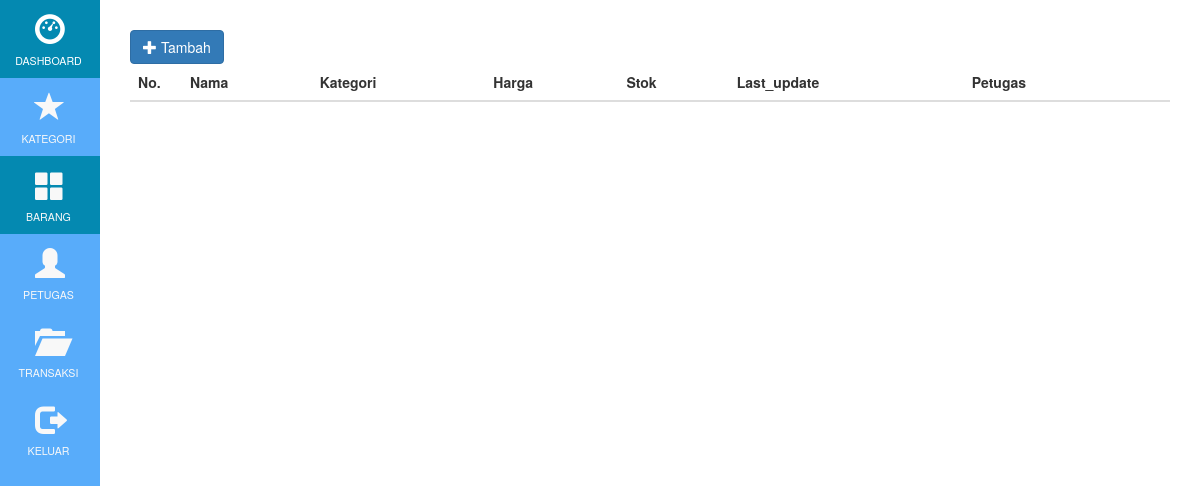
Before: /index.php/admin/barang with the older database file.
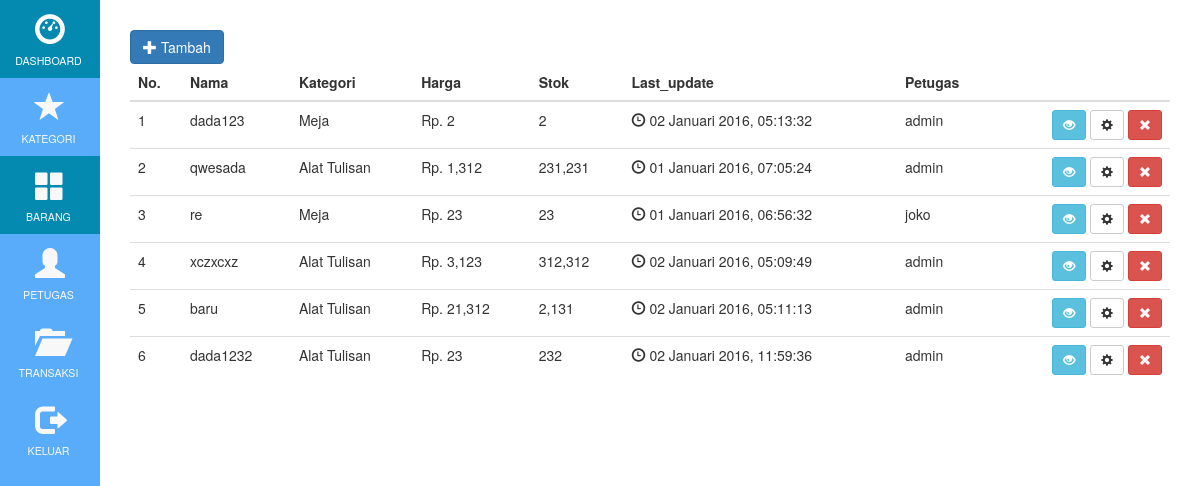
After: the same page with the newer database file.
### tables this page shows
CREATE TABLE IF NOT EXISTS `barang` (
  `idbarang` int(11) NOT NULL,
  `nama` varchar(100) NOT NULL,
  `deskripsi` longtext NOT NULL,
  `idkategori` int(11) NOT NULL,
  `harga` bigint(20) NOT NULL,
  `stock` int(11) NOT NULL,
  `foto` varchar(50) NOT NULL,
  `last_update` timestamp NOT NULL DEFAULT CURRENT_TIMESTAMP ON UPDATE CURRENT_TIMESTAMP,
  `idpetugas` int(11) NOT NULL
);

CREATE TABLE IF NOT EXISTS `kategori` (
  `idkategori` int(11) NOT NULL,
  `nama` varchar(100) NOT NULL
);

CREATE TABLE IF NOT EXISTS `petugas` (
  `idpetugas` int(11) NOT NULL,
  `nama` varchar(100) NOT NULL,
  `email` varchar(100) NOT NULL,
  `password` varchar(60) NOT NULL,
  `kategori` char(1) NOT NULL
);

### application/controllers/admin/Barang.php (called while the page is built, shortened)
<?php
class Barang extends MY_Controller{
	public function __construct(){
		$this->load->helper('url');
		$this->load->helper('form');
		$this->load->model('Crud');
	}
	public function index(){
		$data['tab3'] = true;
		$data['row'] = $this->Crud->read('kategori', null,null,null);
		$data['query'] = $this->Crud->readBarang('barang', null, 'idbarang', 'DESC');
		$this->load->view('admin/barang_halaman', $data);
	}
}

### index.php (called while the page is built, shortened)
<?php
require_once BASEPATH.'core/CodeIgniter.php';

### application/models/Crud.php (called while the page is built, shortened)
<?php
class Crud extends CI_Model{
	function readBarang($table, $cond, $ordField, $ordType){
		$this->db->select('kategori.nama AS namak, barang.nama AS namab, petugas.nama AS namap, barang.idkategori, barang.harga, barang.stock, barang.last_update, barang.idbarang');
		$this->db->from($table);
		$this->db->join('petugas', $table.'.idpetugas = petugas.idpetugas');
		$this->db->join('kategori', $table.'.idkategori = kategori.idkategori');
		$query = $this->db->get();
		return $query;
	}
}

### application/views/admin/barang_halaman.php (the view, shortened to what this page needs)
<!DOCTYPE html>
<html>
	<head>
		<link href="<?php echo base_url('assets/bootstrap/css/bootstrap.min.css'); ?>" rel="stylesheet">
		<link href="<?php echo base_url('assets/css/style.css'); ?>" rel="stylesheet">
	</head>
	<body>
		<div class="wrapper-t">
			<div class="left-nav-t">
				<?php $this->load->view('layouts/left_nav'); ?>
			</div>
			<div class="right-content-t pad-t">
				<div class="row">
					<div class="col-sm-4">
						<button type="button" data-toggle="modal" data-target="#addModal" class="btn btn-primary"><span class="glyphicon glyphicon-plus"></span> Tambah</button>
					</div>
				</div>
				<div class="row">
					<div class="col-sm-12">
						<table class="table table-hover">
							<thead>
								<tr>
									<th style="width:5%;">No.</th>
									<th>Nama</th>
									<th>Kategori</th>
									<th>Harga</th>
									<th>Stok</th>
									<th>Last_update</th>
									<th>Petugas</th>
									<th></th>
								</tr>
							</thead>
							<tbody>
								<?php $no=1;foreach ($query->result() as $result){?>
								<tr>
									<td><?php echo $no;?></td>
									<td><?php echo htmlspecialchars($result->namab);?></td>
									<td><?php echo $result->namak;?></td>
									<td>Rp. <?php echo number_format($result->harga);?></td>
									<td><?php echo number_format($result->stock);?></td>
									<td><span class="glyphicon glyphicon-time"></span> <?php echo tgl(date("Y-m-d", strtotime($result->last_update))).", ".date("H:i:s", strtotime($result->last_update));?></td>
									<td><?php echo $result->namap;?></td>
									<td align="right">
										<a href="#"><button type="button" data-toggle="modal" data-target="#infoModal" id="<?php echo $result->idbarang; ?>" class="info btn btn-sm btn-info"><span class="glyphicon glyphicon-eye-open"></span></button></a>
										<a href="#"><button type="button" data-toggle="modal" data-target="#editModal" id="<?php echo $result->idbarang; ?>" class="edit btn btn-sm btn-default"><span class="glyphicon glyphicon-cog"></span></button></a>
										<a href="<?php echo site_url('admin/barang/delete/'.$result->idbarang.''); ?>" onclick="return confirm('Hapus <?php echo $result->namab ?>?')"><button type="button" class="btn btn-sm btn-danger"><span class="glyphicon glyphicon-remove"></span></button></a>
									</td>
								</tr>
								<?php $no++; } ?>
							</tbody>
						</table>
					</div>
				</div>
			</div>
		</div>
	</body>
</html>
<?php
function tgl($date){
  list($year, $month, $day) = explode('-', $date);
  switch ($month) {
        case "1" : $month="Januari";break;
    }
    return $day." ".$month." ".$year;
}
?>

### application/views/layouts/left_nav.php
<ul class="sidebar-t" align="center">
	<li <?php if(isset($tab1)) echo 'class="active"'; ?>><a href="<?php echo site_url('admin/dashboard'); ?>"><span class="glyphicon glyphicon-dashboard"></span>
		<div class="nav-text-t">DASHBOARD</div></a></li>
	<li <?php if(isset($tab2)) echo 'class="active"'; ?>><a href="<?php echo site_url('admin/kategori'); ?>"><span class="glyphicon glyphicon-star"></span>
		<div class="nav-text-t">KATEGORI</div></a></li>
	<li <?php if(isset($tab3)) echo 'class="active"'; ?>><a href="<?php echo site_url('admin/barang'); ?>"><span class="glyphicon glyphicon-th-large"></span>
		<div class="nav-text-t">BARANG</div></a></li>
	<li <?php if(isset($tab4)) echo 'class="active"'; ?>><a href="<?php echo site_url('admin/kasir'); ?>"><span class="glyphicon glyphicon-user"></span>
		<div class="nav-text-t">PETUGAS</div></a></li>
	<li <?php if(isset($tab5)) echo 'class="active"'; ?>><a href="<?php echo site_url('admin/transaksi'); ?>"><span class="glyphicon glyphicon-folder-open"></span>
		<div class="nav-text-t">TRANSAKSI</div></a></li>
	<li><a href="<?php echo site_url('login/logoutProcess'); ?>"><span class="glyphicon glyphicon-log-out"></span>
		<div class="nav-text-t">KELUAR</div></a></li>
</ul>

### assets/css/style.css (style rules this page uses)
.wrapper-t { margin-left:100px; }
.left-nav-t { width:100px;margin-left:-100px;height:100%;position:fixed;background-color:#58ACFA;z-index:0; }
.sidebar-t { list-style:none; }
.sidebar-t li { width:100px;margin-left:-40px;text-align:center; }
.sidebar-t li a { padding:10px;font-size:30px;display:block;text-decoration:none;color:#f8f8f8; }
.sidebar-t .active { color:#ffffff;background-color:#0489B1; }
.nav-text-t { font-size:8pt;margin-left:-3px; }
.pad-t { padding:30px; }

Changed rows visible on the page:
added barang: nama "dada123", idkategori.nama "Meja", harga "2", stock "2", last_update "02 Januari 2016", last_update "05:13:32", idpetugas.nama "admin"
added barang: nama "qwesada", idkategori.nama "Alat Tulisan", harga "1,312", stock "231,231", last_update "01 Januari 2016", last_update "07:05:24", idpetugas.nama "admin"
added barang: nama "re", idkategori.nama "Meja", harga "23", stock "23", last_update "01 Januari 2016", last_update "06:56:32", idpetugas.nama "joko"
added barang: nama "xczxcxz", idkategori.nama "Alat Tulisan", harga "3,123", stock "312,312", last_update "02 Januari 2016", last_update "05:09:49", idpetugas.nama "admin"
added barang: nama "baru", idkategori.nama "Alat Tulisan", harga "21,312", stock "2,131", last_update "02 Januari 2016", last_update "05:11:13", idpetugas.nama "admin"
added barang: nama "dada1232", idkategori.nama "Alat Tulisan", harga "23", stock "232", last_update "02 Januari 2016", last_update "11:59:36", idpetugas.nama "admin"
